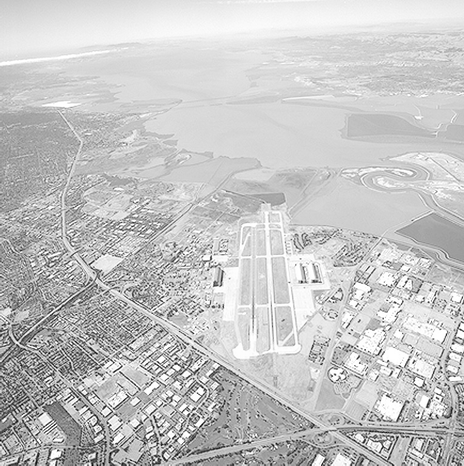
#> input picture img/HW1.tif, 464 x 466 px, shrunk from 765 x 769 before the run, found by its file name
$ jupyter execute --allow-errors computer_vision.ipynb   (older library calls are emulated)
#> lines starting #> are read from the running program, lines starting #| are printed output that depends on the picture; after the words box and inside, x2 and y2 are one past the last pixel; in counts of white or black regions, pixels touching at a corner belong together
# import Setting

[cell 1]
import cv2
import numpy as np
import matplotlib.pyplot as plt

# HW 2-1
- Power Law Transformation

[cell 2]
def power_law_transform(image_path, gammas, C=1.0):
#> called with image_path = 'img\\HW1.tif', C = 1
    img = cv2.imread(image_path, cv2.IMREAD_GRAYSCALE)
#> img is the input picture: shape (466, 464); min 0, max 255, mean 197.1
    img_normalized = img / 255.0

    transformed_images = []

    for gamma in gammas:
        power_img = C * np.power(img_normalized, gamma)
        power_img_scaled = np.uint8(np.clip(power_img * 255, 0, 255))
        transformed_images.append((gamma, power_img_scaled))
#> after the loop, transformed_images = 3 items

    # 결과 출력
    plt.figure(figsize=(15, 5))
    plt.subplot(1, len(gammas)+1, 1)
    plt.imshow(img, cmap='gray')
    plt.title('Original')
    plt.axis('off')

    for i, (gamma, t_img) in enumerate(transformed_images):
        plt.subplot(1, len(gammas)+1, i+2)
        plt.imshow(t_img, cmap='gray')
        plt.title(f'Gamma: {gamma}')
        plt.axis('off')
#> this loop made 3 passes

    plt.tight_layout()
    plt.show()

# 이미지 그리기
image_path = 'img\HW1.tif'
gammas = [3.0, 4.0, 5.0]
power_law_transform(image_path, gammas, 1)
power_law_transform(image_path, gammas, 2)
#> call 2 of power_law_transform, with image_path = 'img\\HW1.tif', C = 2
#> the loop in power_law_transform (call 2), `for gamma in gammas:` made 3 passes
#> pass 2, in power_law_transform (call 2), `power_img_scaled = np.uint8(np.clip(power_img * 255, 0, 255))`:
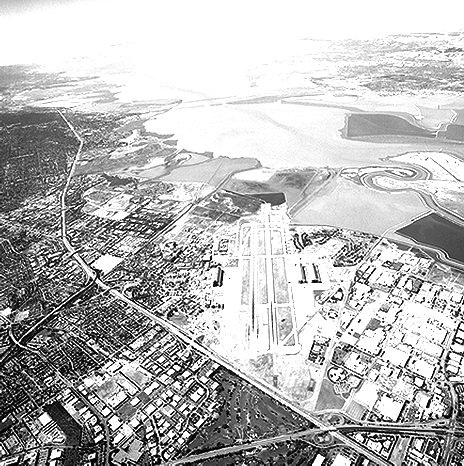
#> power_img_scaled: shape (466, 464); min 0, max 255, mean 185.4
#> the loop in power_law_transform (call 2), `for i, (gamma, t_img) in enumerate(transformed_images):` made 3 passes
#> in power_law_transform (call 2), `plt.show()`:
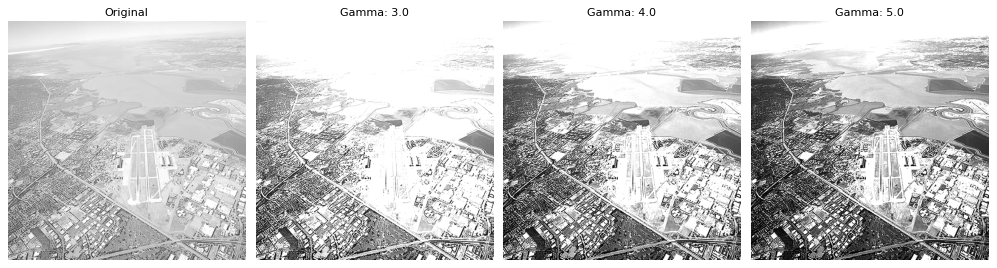
#> figure drawn by matplotlib, 4 panels

- 감마값을 변경하면서 테스트를 진행해본 결과 감마값이 커질수록 이미지의 선명도가 진해졌고 점점 이미지가 어두워졌다. 그리고 scaling 함수값을 키울수록 이미지가 밝아지는 것을 알 수 있었다.

# HW 2-2
- Piecewise-Linear Transformation

[cell 3]
def piecewise_linear_transform(image, r1, s1, r2, s2):
    img = image.copy()
    lut = np.zeros(256, dtype=np.uint8)

    for r in range(256):
        if r < r1:
            lut[r] = int((s1 / r1) * r)
        elif r < r2:
            lut[r] = int(((s2 - s1) / (r2 - r1)) * (r - r1) + s1)
        else:
            lut[r] = int(((255 - s2) / (255 - r2)) * (r - r2) + s2)

    # 루크업 테이블로 변환
    transformed = lut[image]
    return transformed

[cell 4]
img = cv2.imread('img\HW2.tif', cv2.IMREAD_GRAYSCALE)
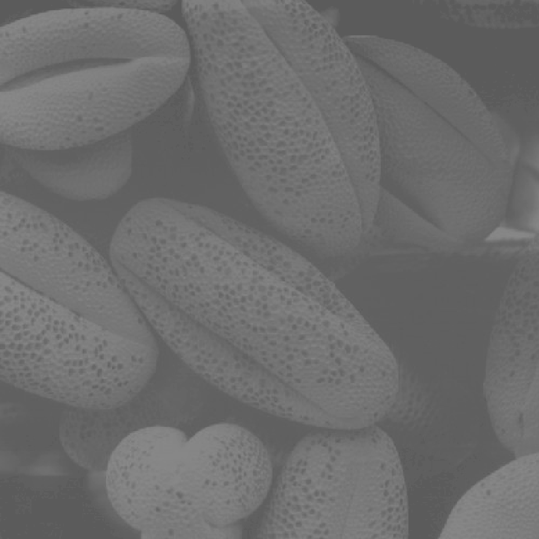
#> input picture img/HW2.tif, 539 x 539 px, shrunk from 889 x 889 before the run, found by its file name
#> img is the input picture: shape (539, 539); min 89, max 138, mean 109.1
result1 = piecewise_linear_transform(img, 100, 0, 120, 255)
#> in piecewise_linear_transform, `transformed = lut[image]`:
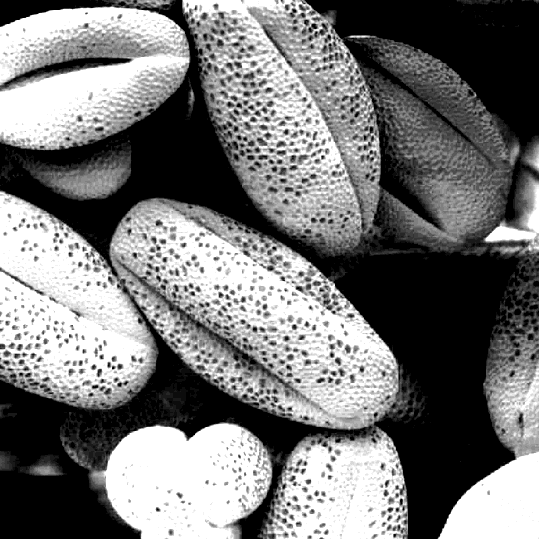
#> transformed: shape (539, 539); min 0, max 255, mean 119.4
result2 = piecewise_linear_transform(img, 0, 110, 250, 120)

plt.figure(figsize=(10,5))
plt.subplot(1,4,1)
plt.imshow(img, cmap='gray')
plt.title('Original')
plt.axis('off')

plt.subplot(1,4,2)
plt.imshow(result1, cmap='gray')
plt.title('1')
plt.axis('off')

plt.subplot(1,4,3)
plt.imshow(result2, cmap='gray')
plt.title('2')
plt.axis('off')

plt.show()

# HW 2-3
- Mask

[cell 5]
#이미지 입력
image = cv2.imread('img\HW3.jpg', cv2.IMREAD_GRAYSCALE)
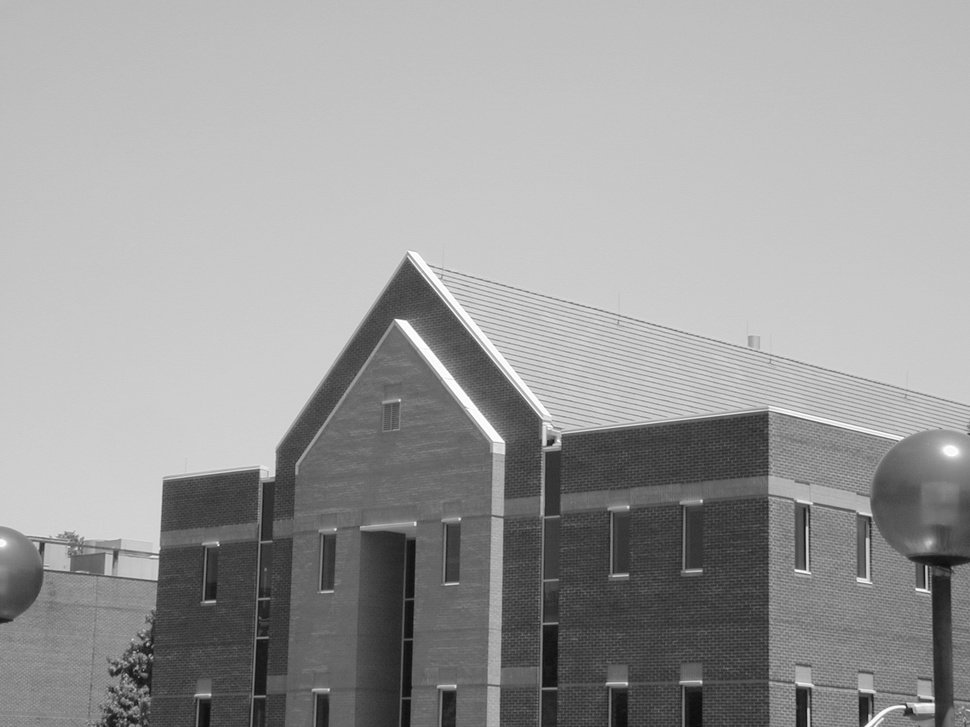
#> input picture img/HW3.jpg, 970 x 727 px, shrunk from 1600 x 1200 before the run, found by its file name
#> image is the input picture: shape (727, 970); min 12, max 255, mean 155.4

# 컨볼루션 마스크 (샤프닝 예시)
kernel1 = np.array([[1/9, 1/9, 1/9],
                   [1/9, 1/9, 1/9],
                   [1/9, 1/9, 1/9]])
kernel2 = np.array([[0.0030, 0.0133, 0.0219,0.0133,0.0030],
                   [0.0133, 0.0596, 0.0983,0.0596,0.0133],
                   [0.0219,0.0983, 0.1621, 0.0983,0.0219],
                   [0.0133,0.0596, 0.0983, 0.0596,0.0133],
                   [0.0030,0.0133, 0.0219, 0.0133,0.0030]])
kernel3 = np.array([[0, -1, 0],
                   [-1, 4, -1],
                   [0, -1, 0]])
kernel4 = np.array([[-1, -1, -1],
                   [-1, 8, -1],
                   [-1, -1, -1]])
kernel5 = np.array([[-1, 0, 0],
                   [0, 0, 0],
                   [0, 0, 1]])
kernel6 = np.array([[-1, -1, 0],
                   [-1, 0, 1],
                   [0, 1, 1]])

# 컨볼루션 적용
filtered_image1 = cv2.filter2D(image, -1, kernel1)
filtered_image2 = cv2.filter2D(image, -1, kernel2)
filtered_image3 = cv2.filter2D(image, -1, kernel3)
filtered_image4 = cv2.filter2D(image, -1, kernel4)
filtered_image5 = cv2.filter2D(image, -1, kernel5)
filtered_image6 = cv2.filter2D(image, -1, kernel6)
# 시각화
plt.figure(figsize=(10, 4))
plt.subplot(2, 4, 1)
plt.imshow(image, cmap='gray')
plt.title("Original")
plt.axis('off')

plt.subplot(2, 4, 2)
plt.imshow(filtered_image1, cmap='gray')
plt.title("Filtered1")
plt.axis('off')

plt.subplot(2, 4, 3)
plt.imshow(filtered_image2, cmap='gray')
plt.title("Filtered2")
plt.axis('off')

plt.subplot(2, 4, 4)
plt.imshow(filtered_image3, cmap='gray')
plt.title("Filtered3")
plt.axis('off')

plt.subplot(2, 4, 5)
plt.imshow(filtered_image4, cmap='gray')
plt.title("Filtered4")
plt.axis('off')

plt.subplot(2, 4, 6)
plt.imshow(filtered_image5, cmap='gray')
plt.title("Filtered5")
plt.axis('off')

plt.subplot(2, 4, 7)
plt.imshow(filtered_image6, cmap='gray')
plt.title("Filtered6")
plt.axis('off')
plt.tight_layout()
plt.show()

Filtered 1, 2번은 전체적으로 이미지가 부드러워진 느낌이고
3번은 색상 반전 및 약하게 경계값을 강조
4번은 경계값을 더 강하게 강조하는 마스크이고
5번은 대각선 경계에 대해서 강조되는 마스크
6번은 다양한 방향에서 경계가 검출된다.

# HW 2-4
- Sobel-edge

[cell 6]
import cv2
import numpy as np
import matplotlib.pyplot as plt


img = cv2.imread('img\HW3.jpg', cv2.IMREAD_GRAYSCALE)

# 45도 방향 마스크
kernel_45 = np.array([
    [-1, -1,  0],
    [-1,  0,  1],
    [ 0,  1,  1]
])

# -45도 방향 마스크
kernel_neg_45 = np.array([
    [ 0,  1,  1],
    [-1,  0,  1],
    [-1, -1,  0]
])


edge_45 = cv2.filter2D(img, -1, kernel_45)
edge_neg_45 = cv2.filter2D(img, -1, kernel_neg_45)


plt.figure(figsize=(12, 4))

plt.subplot(1, 3, 1)
plt.imshow(img, cmap='gray')
plt.title("Original")
plt.axis("off")

plt.subplot(1, 3, 2)
plt.imshow(edge_45, cmap='gray')
plt.title("45° Edge")
plt.axis("off")

plt.subplot(1, 3, 3)
plt.imshow(edge_neg_45, cmap='gray')
plt.title("-45° Edge ")
plt.axis("off")

plt.tight_layout()
plt.show()

# HW 2-5
- Morphological Operations

[cell 7]
img = cv2.imread('img\HW5.jpg', cv2.IMREAD_GRAYSCALE)
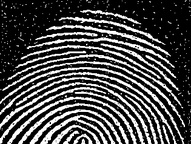
#> input picture img/HW5.jpg, 191 x 144 px, shrunk from 315 x 238 before the run, found by its file name
#> img is the input picture: shape (144, 191); min 0, max 255, mean 73.9

# 커널
kernel = np.ones((3, 3), np.uint8)

# 1. Erosion
eroded = cv2.erode(img, kernel, iterations=1)

# 2. Opening
opened = cv2.morphologyEx(img, cv2.MORPH_OPEN, kernel)

# 3. Closing
closed = cv2.morphologyEx(opened, cv2.MORPH_CLOSE, kernel)

# 시각화
plt.figure(figsize=(10, 8))

plt.subplot(2, 2, 1)
plt.imshow(img, cmap='gray')
plt.title("Original")

plt.subplot(2, 2, 2)
plt.imshow(eroded, cmap='gray')
plt.title("Eroded")

plt.subplot(2, 2, 3)
plt.imshow(opened, cmap='gray')
plt.title("Opening")

plt.subplot(2, 2, 4)
plt.imshow(closed, cmap='gray')
plt.title("Opening + Closing")

plt.tight_layout()
plt.show()

[cell 8]
# 1. 노이즈 이미지 불러오기
img = cv2.imread('img/HW5.jpg', cv2.IMREAD_GRAYSCALE)

# 2. 커널 정의
kernel = np.ones((3, 3), np.uint8)

#(Opening → Closing)
eroded = cv2.erode(img, kernel, iterations=1)
opened1 = cv2.morphologyEx(img, cv2.MORPH_OPEN, kernel)
closed1 = cv2.morphologyEx(opened1, cv2.MORPH_CLOSE, kernel)

#(Closing → Opening)
#> (the rest of this cell did not finish here and is left out)

Open 과 close의 순서를 바꿔서 비교해보았다. 강의에 배운 순서인 open-> close는 노이즈를 모두 잡아주는 방향으로 지문 이미지를 처리하였으나 지문 중간에 끊김이 생기었고
개선 방법으로 둘의 순서를 바꿔서 처리해보았을때 대부분의 노이즈가 잡히고 또, 지문의 두께와 특히 끝 라인이 모두 표현되는 것을 보아 close -> open이 더 나은 방식인 것 같다고 생각했다.

# HW 2-6
- Erosion

[cell 9]
# 1. 이미지 불러오기 (그레이스케일)
img = cv2.imread('img\HW6.tif', cv2.IMREAD_GRAYSCALE)  # 파일명 필요시 수정
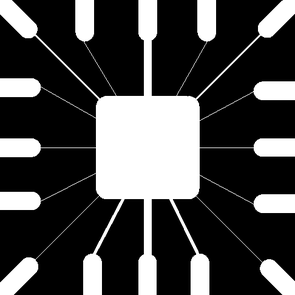
#> input picture img/HW6.tif, 295 x 295 px, shrunk from 486 x 486 before the run, found by its file name
#> img is the input picture: shape (295, 295); min 0, max 255, mean 71.8

# 2. 각 커널 생성
kernel_11 = np.ones((11, 11), np.uint8)
kernel_15 = np.ones((15, 15), np.uint8)
kernel_45 = np.ones((45, 45), np.uint8)

# 3. 침식 연산 (Erosion)
eroded_11 = cv2.erode(img, kernel_11, iterations=1)
eroded_15 = cv2.erode(img, kernel_15, iterations=1)
eroded_45 = cv2.erode(img, kernel_45, iterations=1)

# 4. 시각화
plt.figure(figsize=(12, 8))

plt.subplot(2, 2, 1)
plt.imshow(img, cmap='gray')
plt.title("Original Image")
plt.axis('off')

plt.subplot(2, 2, 2)
plt.imshow(eroded_11, cmap='gray')
plt.title("Erosion 11x11")
plt.axis('off')

plt.subplot(2, 2, 3)
plt.imshow(eroded_15, cmap='gray')
plt.title("Erosion 15x15")
plt.axis('off')

plt.subplot(2, 2, 4)
plt.imshow(eroded_45, cmap='gray')
plt.title("Erosion 45x45")
plt.axis('off')

plt.tight_layout()
plt.show()

커널의 값을 변경해가며 침식을 진행하였고 15*15에서 선분이 모두 없어진 모습을 볼 수 있었다.

# HW 2-7
- Edge 검출 알고리즘

[cell 10]
# 이미지 불러오기 (흑백)
img = cv2.imread('img\HW7.tif', cv2.IMREAD_GRAYSCALE)
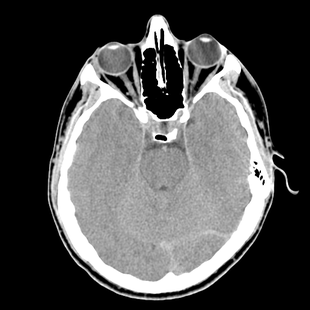
#> input picture img/HW7.tif, 310 x 310 px, shrunk from 512 x 512 before the run, found by its file name
#> img is the input picture: shape (310, 310); min 0, max 255, mean 80.5

# 1. Sobel Edge Detection (x, y 방향 합)
sobelx = cv2.Sobel(img, cv2.CV_64F, 1, 0, ksize=3)
sobely = cv2.Sobel(img, cv2.CV_64F, 0, 1, ksize=3)
sobel = cv2.magnitude(sobelx, sobely)
sobel = np.uint8(np.clip(sobel, 0, 255))

# 2. Laplacian Edge Detection
laplacian = cv2.Laplacian(img, cv2.CV_64F)
laplacian = np.uint8(np.clip(np.abs(laplacian), 0, 255))

# 3. Canny Edge Detection
canny = cv2.Canny(img, 100, 200)
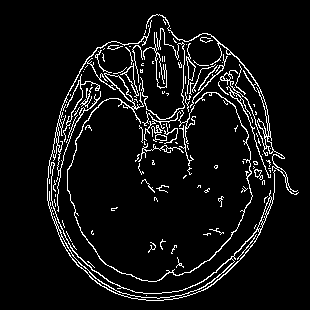
#> canny: shape (310, 310); 6.7% white in thin lines or dots, all inside (x1, y1, x2, y2) = (47, 14, 299, 301)

# 4. Morphological Gradient
kernel = np.ones((3, 3), np.uint8)
dilated = cv2.dilate(img, kernel)
eroded = cv2.erode(img, kernel)
#> eroded: shape (310, 310)
morph_gradient = cv2.absdiff(dilated, eroded)
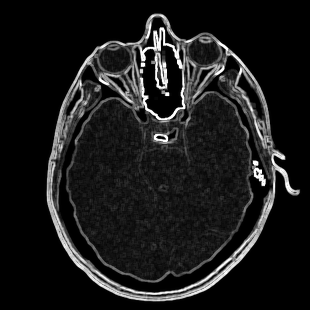
#> morph_gradient: shape (310, 310); min 0, max 255, mean 26.5

# 결과 시각화
plt.figure(figsize=(12, 10))

plt.subplot(2, 3, 1)
plt.imshow(img, cmap='gray')
plt.title("Original")
plt.axis('off')

plt.subplot(2, 3, 2)
plt.imshow(sobel, cmap='gray')
plt.title("Sobel")
plt.axis('off')

plt.subplot(2, 3, 3)
plt.imshow(laplacian, cmap='gray')
plt.title("Laplacian")
plt.axis('off')

plt.subplot(2, 3, 4)
plt.imshow(canny, cmap='gray')
plt.title("Canny")
plt.axis('off')

plt.subplot(2, 3, 5)
plt.imshow(morph_gradient, cmap='gray')
plt.title("Morphological Gradient")
plt.axis('off')

plt.tight_layout()
plt.show()
